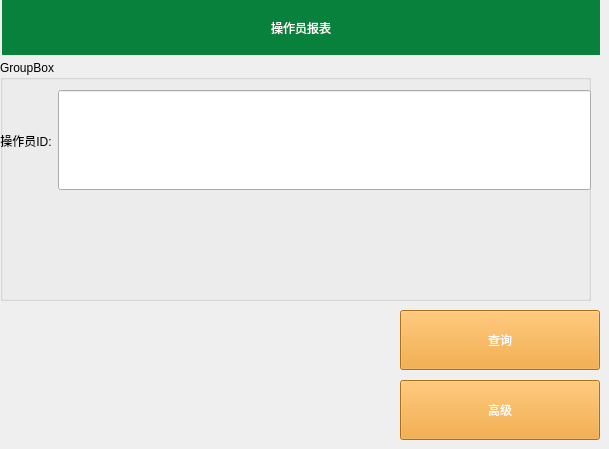
   <widget class="QWidget" name="page_11">
    <widget class="QLabel" name="label_38">
     <property name="geometry">
      <rect>
       <x>2</x>
       <y>0</y>
       <width>598</width>
       <height>55</height>
      </rect>
     </property>
     <property name="styleSheet">
      <string notr="true">font: 20pt &quot;Sans Serif&quot;;
color: rgb(255, 255, 255);
background-color: rgb(8, 129, 60);</string>
     </property>
     <property name="text">
      <string>操作员报表</string>
     </property>
     <property name="alignment">
      <set>Qt::AlignCenter</set>
     </property>
    </widget>
    <widget class="QGroupBox" name="groupBox_7">
     <property name="geometry">
      <rect>
       <x>0</x>
       <y>60</y>
       <width>591</width>
       <height>241</height>
      </rect>
     </property>
     <property name="title">
      <string>GroupBox</string>
     </property>
     <widget class="QWidget" name="horizontalLayoutWidget_5">
      <property name="geometry">
       <rect>
        <x>0</x>
        <y>0</y>
        <width>591</width>
        <height>161</height>
       </rect>
      </property>
      <layout class="QHBoxLayout" name="horizontalLayout_7">
       <item>
        <widget class="QLabel" name="label_39">
         <property name="minimumSize">
          <size>
           <width>0</width>
           <height>0</height>
          </size>
         </property>
         <property name="maximumSize">
          <size>
           <width>150</width>
           <height>16777215</height>
          </size>
         </property>
         <property name="styleSheet">
          <string notr="true">font: 20pt &quot;Sans Serif&quot;;
color: rgb(0, 0, 0);</string>
         </property>
         <property name="text">
          <string>操作员ID:</string>
         </property>
         <property name="alignment">
          <set>Qt::AlignCenter</set>
         </property>
        </widget>
       </item>
       <item>
        <widget class="QLineEdit" name="lineEdit_8">
         <property name="minimumSize">
          <size>
           <width>0</width>
           <height>100</height>
          </size>
         </property>
         <property name="styleSheet">
          <string notr="true">font: 22pt &quot;Sans Serif&quot;;
color: rgb(255, 0, 0);</string>
         </property>
        </widget>
       </item>
      </layout>
     </widget>
    </widget>
    <widget class="QToolButton" name="toolButton_14">
     <property name="geometry">
      <rect>
       <x>400</x>
       <y>310</y>
       <width>200</width>
       <height>60</height>
      </rect>
     </property>
     <property name="styleSheet">
      <string notr="true">background-color: rgb(241, 156, 31);
color: rgb(255, 255, 255);
font: 16pt &quot;Sans Serif&quot;;</string>
     </property>
     <property name="text">
      <string>查询</string>
     </property>
    </widget>
    <widget class="QToolButton" name="toolButton_20">
     <property name="geometry">
      <rect>
       <x>400</x>
       <y>380</y>
       <width>200</width>
       <height>60</height>
      </rect>
     </property>
     <property name="styleSheet">
      <string notr="true">background-color: rgb(241, 156, 31);
color: rgb(255, 255, 255);
font: 16pt &quot;Sans Serif&quot;;</string>
     </property>
     <property name="text">
      <string>高级</string>
     </property>
    </widget>
   </widget>
